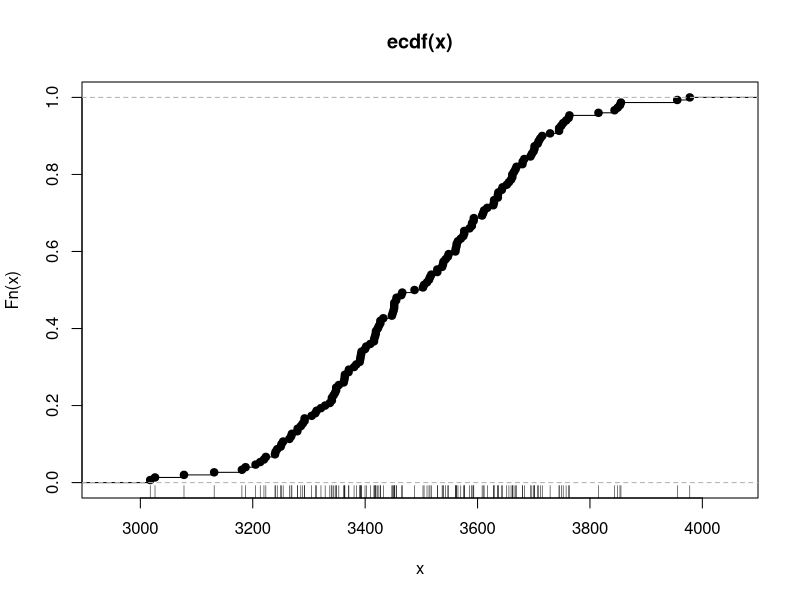
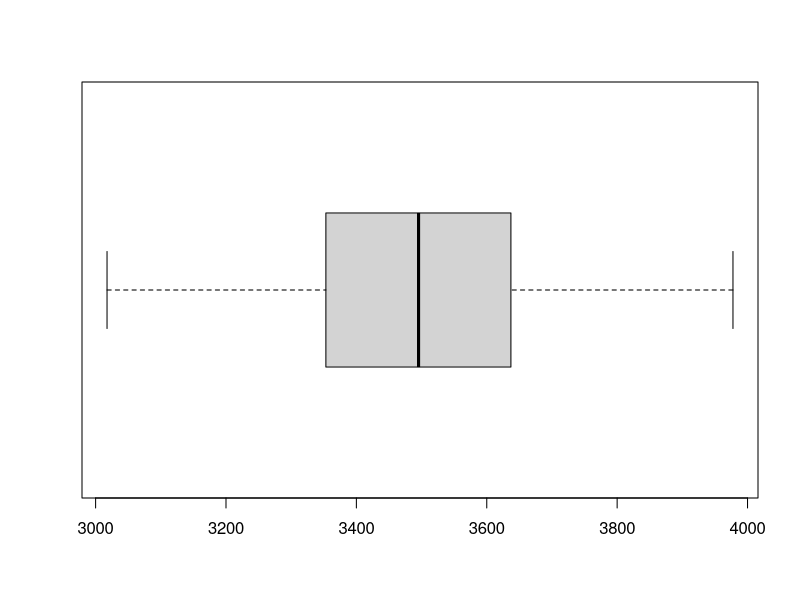

Write the R code that produced these figures, in order.

####  STATYSTYKA

## Dystrybuanta empiryczna

tmp <- rnorm(150, 3500, 200)
# Dystrybuanta empiryczna;
plot.ecdf(tmp)
# "jednowymiarowa gęstość"
rug(tmp)

boxplot(tmp, horizontal = TRUE)
summary (tmp)
